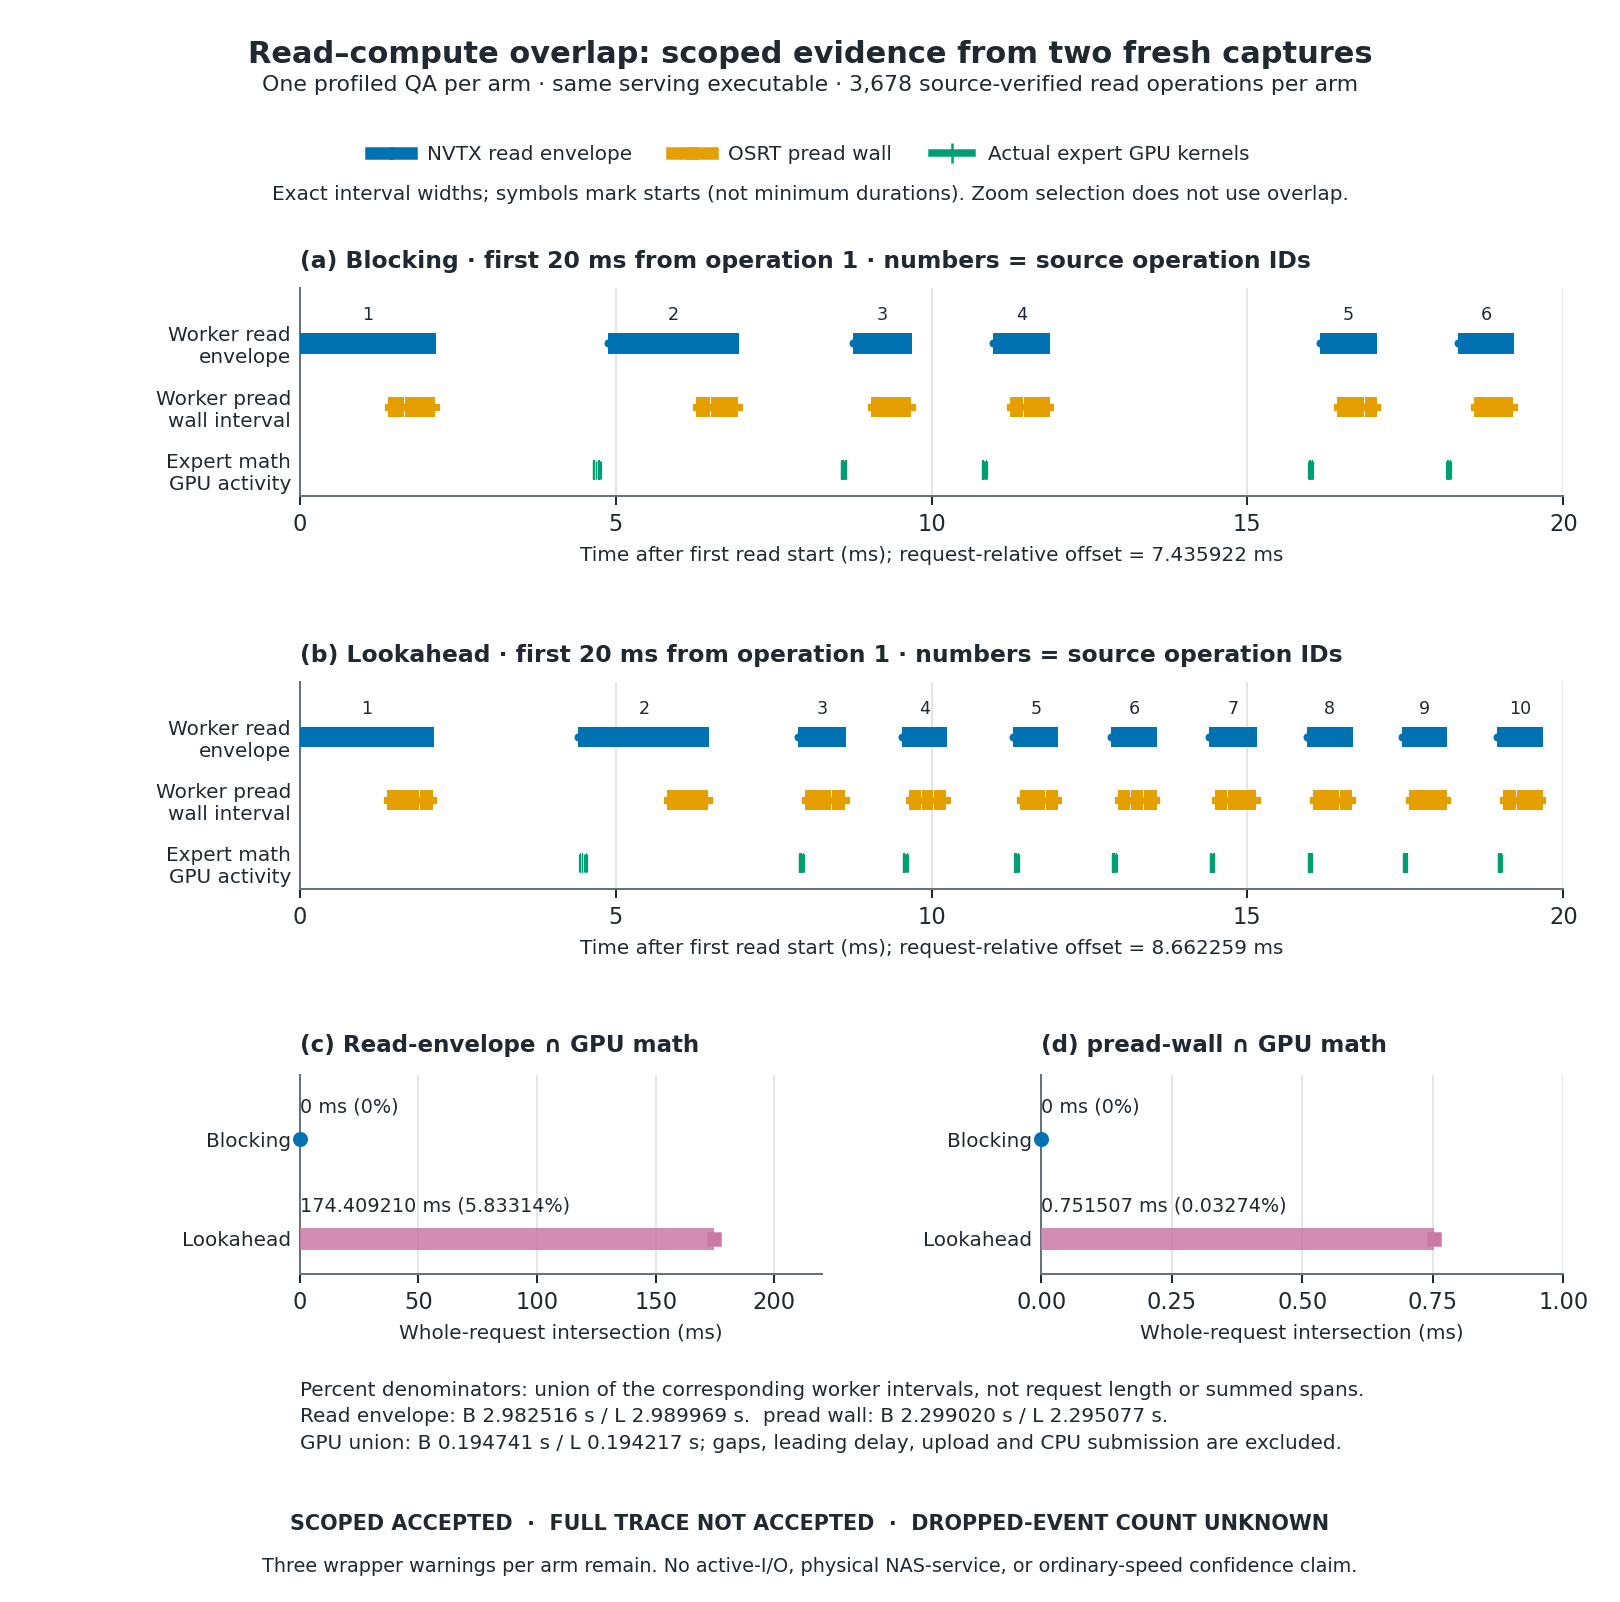

Recreate this plot in Python.
#!/usr/bin/env python3
"""One combined, deterministic CPU/Agg figure from the portable SQL projection."""
import argparse
import hashlib
import importlib.util
import io
import itertools
import json
from pathlib import Path
import sys
import zlib

HERE = Path(__file__).resolve().parent
DEFAULT_ARCHIVE = HERE.parent / 'experiments/storage_demand/profile_overlap_v1/publication_v1'
COLORS = {'read': '#0072B2', 'pread': '#E69F00', 'kernel': '#009E73',
          'blocking': '#0072B2', 'lookahead': '#CC79A7', 'ink': '#202832', 'grid': '#D9DDE3'}
WINDOW = 20000000


def checker(root):
    spec = importlib.util.spec_from_file_location('overlap_public_check', root / 'check.py')
    module = importlib.util.module_from_spec(spec)
    spec.loader.exec_module(module)
    return module


def track_data(data):
    return {'read': [r for r in data['nvtx'] if r['kind'] == 'read_subset'],
            'pread': data['pread'], 'kernel': data['kernel']}


def zoom_bounds(data):
    reads = track_data(data)['read']
    # Empty input is a rendering test only, not an accepted actual-05 capture.
    start = min((r['start_ns'] for r in reads), default=0)
    return start, start + WINDOW


def clip(rows, start, end):
    return [(max(r['start_ns'], start), min(r['end_ns'], end)) for r in rows
            if r['start_ns'] < end and r['end_ns'] > start]


def toolchain(c):
    import matplotlib as mpl
    import numpy
    from matplotlib import font_manager, ft2font
    from PIL import __version__ as pillow
    fonts = {}
    for weight in ('normal', 'bold'):
        p = Path(font_manager.findfont(font_manager.FontProperties(family='DejaVu Sans', weight=weight)))
        fonts[weight] = dict(name=p.name, sha256=c.digest(p.read_bytes()))
    return dict(python=sys.version.split()[0], matplotlib=mpl.__version__, numpy=numpy.__version__,
                pillow=pillow, freetype=ft2font.__freetype_version__, zlib=zlib.ZLIB_RUNTIME_VERSION,
                backend='Agg', font_family='DejaVu Sans', fonts=fonts, png_dpi=180, pdf_fonttype=42)


def build_figure(data, results):
    import matplotlib as mpl
    mpl.use('Agg', force=True)
    from matplotlib import pyplot as plt
    from matplotlib.lines import Line2D
    from matplotlib.ticker import FixedLocator

    style = {'font.family': 'DejaVu Sans', 'font.size': 9, 'axes.labelsize': 9, 'axes.titlesize': 10,
             'axes.titleweight': 'bold', 'axes.spines.top': False, 'axes.spines.right': False,
             'axes.edgecolor': '#68727D', 'text.color': COLORS['ink'], 'axes.labelcolor': COLORS['ink'],
             'xtick.color': COLORS['ink'], 'ytick.color': COLORS['ink'], 'pdf.fonttype': 42,
             'figure.facecolor': 'white', 'savefig.facecolor': 'white', 'axes.formatter.useoffset': False}
    with mpl.rc_context(style):
        fig = plt.figure(figsize=(9.0, 8.9))
        grid = fig.add_gridspec(3, 2, left=.185, right=.965, top=.82, bottom=.205,
                               height_ratios=[1, 1, .96], hspace=.91, wspace=.42)
        fig.suptitle('Read–compute overlap: scoped evidence from two fresh captures',
                     x=.5, y=.975, fontsize=12.2, fontweight='bold')
        read_count = len(track_data(data['blocking'])['read'])
        fig.text(.5, .943, f'One profiled QA per arm · same serving executable · {read_count:,} source-verified read operations per arm',
                 ha='center', fontsize=8.8)
        handles = [Line2D([], [], color=COLORS['read'], lw=5, marker='o', ms=4, label='NVTX read envelope'),
                   Line2D([], [], color=COLORS['pread'], lw=5, marker='s', ms=4, label='OSRT pread wall'),
                   Line2D([], [], color=COLORS['kernel'], lw=3, marker='|', ms=8, label='Actual expert GPU kernels')]
        fig.legend(handles=handles, loc='upper center', bbox_to_anchor=(.5, .921), ncol=3, frameon=False, fontsize=8)
        fig.text(.5, .875, 'Exact interval widths; symbols mark starts (not minimum durations). Zoom selection does not use overlap.',
                 ha='center', fontsize=8)
        counts = {}
        for i, arm in enumerate(('blocking', 'lookahead')):
            ax = fig.add_subplot(grid[i, :])
            start, end = zoom_bounds(data[arm])
            tracks = track_data(data[arm])
            counts[arm] = dict(zoom_start_ns=start, zoom_end_ns=end, tracks={})
            for kind, y, marker in [('read', 2, 'o'), ('pread', 1, 's'), ('kernel', 0, '|')]:
                selected = clip(tracks[kind], start, end)
                counts[arm]['tracks'][kind] = len(selected)
                spans = [((a - start) / 1e6, (b - a) / 1e6) for a, b in selected]
                ax.broken_barh(spans, (y - .16, .32), facecolors=COLORS[kind], linewidth=0, zorder=3)
                # Starts are explicitly glyphs: horizontal extents remain unmodified.
                starts = [(r['start_ns'] - start) / 1e6 for r in tracks[kind] if start <= r['start_ns'] < end]
                ax.plot(starts, [y] * len(starts), linestyle='None', marker=marker,
                        ms=2.7 if kind != 'kernel' else 7.0, markeredgewidth=.5,
                        color=COLORS[kind], zorder=4)
            for r in tracks['read']:
                if start <= r['start_ns'] < r['end_ns'] <= end:
                    ax.text(((r['start_ns'] + r['end_ns']) / 2 - start) / 1e6, 2.30,
                            str(r['operation']), ha='center', va='bottom', fontsize=7)
            ax.set_xlim(0, 20)
            ax.set_ylim(-.4, 2.87)
            ax.set_yticks([2, 1, 0], ['Worker read\nenvelope', 'Worker pread\nwall interval', 'Expert math\nGPU activity'])
            ax.tick_params(axis='y', length=0, labelsize=8)
            ax.xaxis.set_major_locator(FixedLocator([0, 5, 10, 15, 20]))
            ax.grid(axis='x', color=COLORS['grid'], lw=.6, zorder=0)
            ax.set_xlabel(f'Time after first read start (ms); request-relative offset = {start / 1e6:.6f} ms', fontsize=8)
            ax.set_title(f'({"ab"[i]}) {arm.capitalize()} · first 20 ms from operation 1 · numbers = source operation IDs',
                         loc='left', pad=8, fontsize=9.4)
        for i, (numerator, denominator, title) in enumerate([
            ('read_envelope_kernel_intersection_ns', 'worker_read_envelope_union_ns',
             '(c) Read-envelope ∩ GPU math'),
            ('pread_kernel_intersection_ns', 'worker_pread_union_ns', '(d) pread-wall ∩ GPU math')]):
            ax = fig.add_subplot(grid[2, i])
            xmax = 220 if i == 0 else 1.0
            for arm, y, marker in [('blocking', 1, 'o'), ('lookahead', 0, 's')]:
                value = results[arm][numerator] / 1e6
                den = results[arm][denominator]
                percent = 100 * results[arm][numerator] / den if den else None
                label = f'{value:.6f} ms ({percent:.5f}%)' if percent is not None else f'{value:.6f} ms (denominator zero)'
                if value == 0 and percent is not None:
                    label = '0 ms (0%)'
                ax.barh(y, value, height=.22, color=COLORS[arm], alpha=.85, zorder=3)
                ax.plot(value, y, marker=marker, color=COLORS[arm], ms=5, clip_on=False, zorder=4)
                ax.text(0, y + .23, label, va='bottom', fontsize=7.7)
            ax.set_xlim(0, xmax)
            ax.set_ylim(-.35, 1.65)
            ax.set_yticks([1, 0], ['Blocking', 'Lookahead'])
            ax.tick_params(axis='y', length=0, labelsize=8)
            ax.set_title(title, loc='left', fontsize=9.2, pad=9)
            ax.set_xlabel('Whole-request intersection (ms)', fontsize=8)
            ax.set_xticks([0, 50, 100, 150, 200] if i == 0 else [0, .25, .5, .75, 1])
            ax.grid(axis='x', color=COLORS['grid'], lw=.6, zorder=0)
        def seconds(key):
            return f"B {results['blocking'][key] / 1e9:.6f} s / L {results['lookahead'][key] / 1e9:.6f} s"

        fig.text(.185, .138, 'Percent denominators: union of the corresponding worker intervals, not request length or summed spans.\n'
                 f"Read envelope: {seconds('worker_read_envelope_union_ns')}.  pread wall: {seconds('worker_pread_union_ns')}.\n"
                 f"GPU union: {seconds('expert_kernel_union_ns')}; gaps, leading delay, upload and CPU submission are excluded.",
                 fontsize=8, linespacing=1.5, va='top')
        fig.text(.5, .045, 'SCOPED ACCEPTED  ·  FULL TRACE NOT ACCEPTED  ·  DROPPED-EVENT COUNT UNKNOWN',
                 ha='center', fontsize=8.3, fontweight='bold')
        fig.text(.5, .019, 'Three wrapper warnings per arm remain. No active-I/O, physical NAS-service, or ordinary-speed confidence claim.',
                 ha='center', fontsize=7.7)
        fig.canvas.draw()
    return fig, counts


def layout_check(fig, c):
    from matplotlib.text import Text
    renderer = fig.canvas.get_renderer()
    width, height = fig.bbox.width, fig.bbox.height
    records = []
    for a in fig.findobj(match=Text):
        if not a.get_visible() or not a.get_text():
            continue
        box = a.get_window_extent(renderer)
        c.require(box.x0 >= -1 and box.y0 >= -1 and box.x1 <= width + 1 and box.y1 <= height + 1,
                  'text outside canvas: ' + a.get_text())
        records.append(dict(text=a.get_text(), bounds=[round(box.x0 / width, 6), round(box.y0 / height, 6),
                                                      round(box.x1 / width, 6), round(box.y1 / height, 6)]))
    conflicts = []
    for a, b in itertools.combinations(records, 2):
        x, y, r, t = a['bounds']; u, v, rr, tt = b['bounds']
        if min(r, rr) - max(x, u) > .0005 and min(t, tt) - max(y, v) > .0005:
            conflicts.append([a['text'], b['text']])
    c.require(not conflicts, 'overlapping labels: ' + repr(conflicts))
    return dict(size_inches=list(fig.get_size_inches()), outside_canvas_text=[], overlapping_text=[], text=records)


def main():
    parser = argparse.ArgumentParser(description=__doc__)
    parser.add_argument('--archive', type=Path, default=DEFAULT_ARCHIVE)
    parser.add_argument('--output-directory', type=Path, default=HERE)
    parser.add_argument('--check', action='store_true', help='Compare exact output bytes; pinned renderer required')
    args = parser.parse_args()
    c = checker(args.archive)
    manifest, _, data, results = c.load(args.archive)
    fig, counts = build_figure(data, results)
    renderer = toolchain(c)
    layout = layout_check(fig, c)
    hashes = dict(manifest_sha256=c.digest(c.encode(manifest)), renderer_source_sha256=c.digest(Path(__file__).read_bytes()),
                  toolchain_sha256=c.digest(c.encode(renderer)))
    outputs = {}
    for suffix in ('pdf', 'png'):
        buffer = io.BytesIO()
        metadata = (dict(Title='Scoped read compute overlap', Subject=json.dumps(hashes, sort_keys=True),
                         Creator='read-compute-overlap.py', CreationDate=None, ModDate=None)
                    if suffix == 'pdf' else dict(Software='read-compute-overlap.py', Description=json.dumps(hashes, sort_keys=True)))
        import matplotlib as mpl
        with mpl.rc_context({'pdf.fonttype': 42, 'savefig.facecolor': 'white'}):
            fig.savefig(buffer, format=suffix, dpi=180, metadata=metadata)
        outputs[args.output_directory / ('read-compute-overlap.' + suffix)] = buffer.getvalue()
    from matplotlib import pyplot as plt
    plt.close(fig)
    record = dict(schema='ferrule.overlap.figure.v1', hashes=hashes, toolchain=renderer, layout=layout, zooms=counts,
                  results=results, figures={p.name: dict(sha256=c.digest(b), bytes=len(b)) for p, b in outputs.items()})
    outputs[args.archive / 'figure.json'] = c.encode(record)
    for path, contents in outputs.items():
        if args.check:
            c.require(path.read_bytes() == contents, 'rendered output differs: ' + path.name)
        else:
            path.write_bytes(contents)
    print(json.dumps(dict(status='figure_bytes_verified' if args.check else 'rendered',
                          figures=record['figures'], layout='no clipped or overlapping text', zooms=counts), indent=2))


if __name__ == '__main__':
    main()
